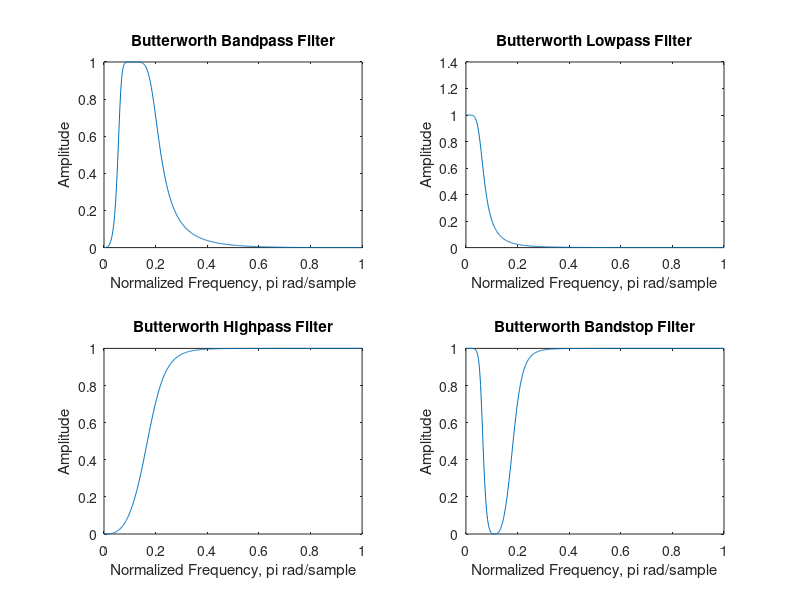
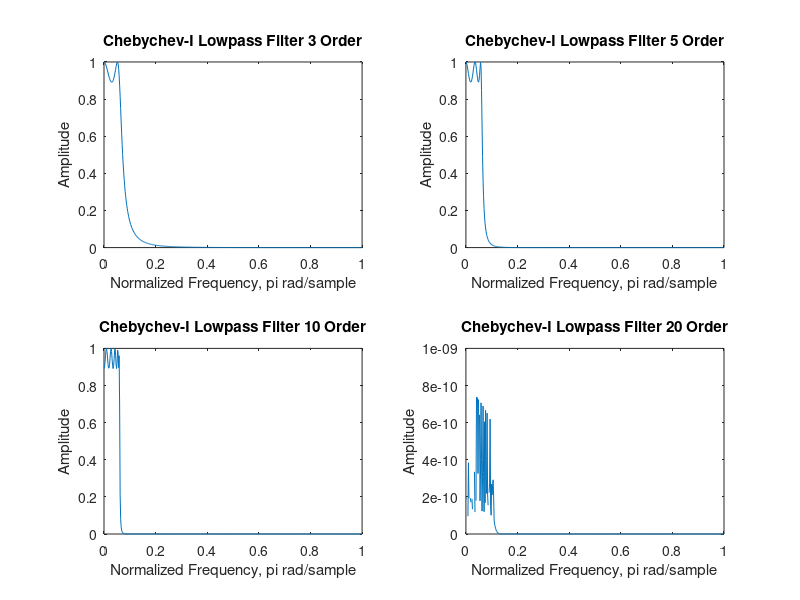
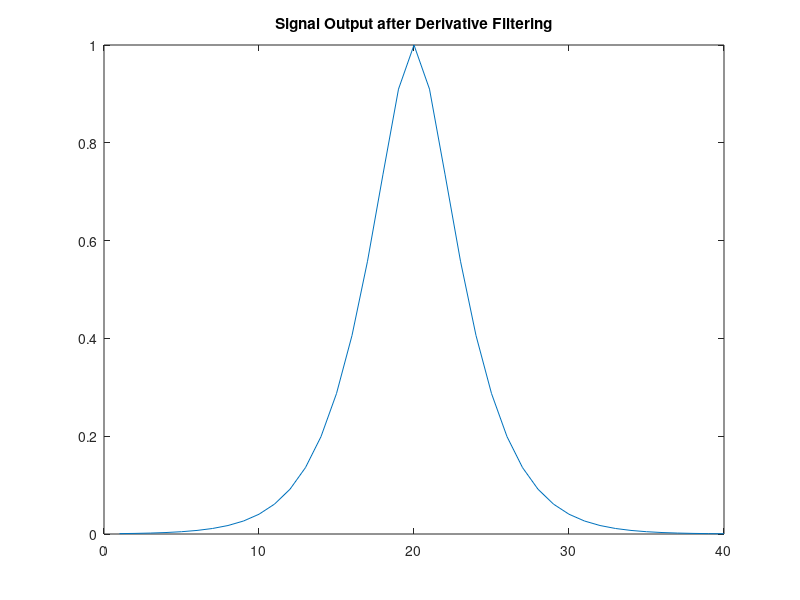
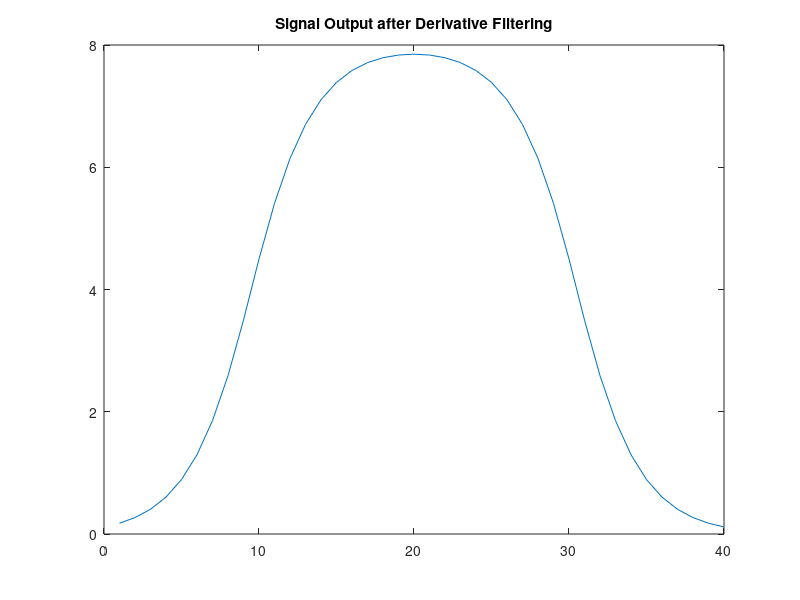

MATLAB code to generate these figures, in order: (Note: this script raises an error after producing the figures.)
%LAB 6 AND 7 DSP

% 1.

%Butter worth- BAND PASS

Sampfreq=1000;
InfCutFreq= 30;
SupCutFreq=100;
Wn=[InfCutFreq/(Sampfreq/2), SupCutFreq/(Sampfreq/2)];
[b, a] = butter(3, Wn);
[h,w]=freqz(b,a);

figure, subplot (2,2,1), plot(w./pi,abs(h))
title('Butterworth Bandpass Filter')
xlabel('Normalized Frequency, pi rad/sample')
ylabel('Amplitude')

% Lowpass
Wn=[InfCutFreq/(Sampfreq/2)];
[b, a] = butter(3, Wn);
[h,w]=freqz(b,a);

subplot (2,2,2), plot(w./pi,abs(h))
title('Butterworth Lowpass Filter')
xlabel('Normalized Frequency, pi rad/sample')
ylabel('Amplitude')

% Highpass
Wn=[SupCutFreq/(Sampfreq/2)];
[b, a] = butter(3, Wn,'high');
[h,w]=freqz(b,a);

subplot (2,2,3), plot(w./pi,abs(h))
title('Butterworth HIghpass Filter')
xlabel('Normalized Frequency, pi rad/sample')
ylabel('Amplitude')

% Stop-band
Wn=[InfCutFreq/(Sampfreq/2), SupCutFreq/(Sampfreq/2)];
[b, a] = butter(3, Wn,'stop');
[h,w]=freqz(b,a);

subplot (2,2,4), plot(w./pi,abs(h))
title('Butterworth Bandstop Filter')
xlabel('Normalized Frequency, pi rad/sample')
ylabel('Amplitude')

close ALL

%%%%%%% CHEBYCHEV %%%%%%%%
Sampfreq=1000;
InfCutFreq= 30;
SupCutFreq=100;
Wn=[InfCutFreq/(Sampfreq/2), SupCutFreq/(Sampfreq/2)];
[b, a] = cheby1(3,0.5, Wn);
[h,w]=freqz(b,a);

figure, subplot (2,2,1), plot(w./pi,abs(h))
title('Chebychev-I Bandpass Filter')
xlabel('Normalized Frequency, pi rad/sample')
ylabel('Amplitude')

% Lowpass
Wn=[InfCutFreq/(Sampfreq/2)];
[b, a] = cheby1(3, 0.5, Wn);
[h,w]=freqz(b,a);

subplot (2,2,2), plot(w./pi,abs(h))
title('Chebychev-I Lowpass Filter')
xlabel('Normalized Frequency, pi rad/sample')
ylabel('Amplitude')

% Highpass
Wn=[SupCutFreq/(Sampfreq/2)];
[b, a] = cheby1(3, 0.5, Wn,'high');
[h,w]=freqz(b,a);

subplot (2,2,3), plot(w./pi,abs(h))
title('Chebychev-I HIghpass Filter')
xlabel('Normalized Frequency, pi rad/sample')
ylabel('Amplitude')

% Stop-band
Wn=[InfCutFreq/(Sampfreq/2), SupCutFreq/(Sampfreq/2)];
[b, a] = cheby1(3, 0.5, Wn,'stop');
[h,w]=freqz(b,a);

subplot (2,2,4), plot(w./pi,abs(h))
title('Chebychev-I Bandstop Filter')
xlabel('Normalized Frequency, pi rad/sample')
ylabel('Amplitude')

% 1.2

close ALL

% Lowpass

Wn=[InfCutFreq/(Sampfreq/2)];
[b, a] = cheby1(3, 1, Wn);
[h,w]=freqz(b,a);

subplot (2,2,1), plot(w./pi,abs(h))
title('Chebychev-I Lowpass Filter 3 Order')
xlabel('Normalized Frequency, pi rad/sample')
ylabel('Amplitude')

% order 5
Wn=[InfCutFreq/(Sampfreq/2)];
[b, a] = cheby1(5, 1, Wn);
[h,w]=freqz(b,a);

subplot (2,2,2), plot(w./pi,abs(h))
title('Chebychev-I Lowpass Filter 5 Order')
xlabel('Normalized Frequency, pi rad/sample')
ylabel('Amplitude')

% order 10
Wn=[InfCutFreq/(Sampfreq/2)];
[b, a] = cheby1(10, 1, Wn);
[h,w]=freqz(b,a);

subplot (2,2,3), plot(w./pi,abs(h))
title('Chebychev-I Lowpass Filter 10 Order')
xlabel('Normalized Frequency, pi rad/sample')
ylabel('Amplitude')


% order 20
Wn=[InfCutFreq/(Sampfreq/2)];
[b, a] = cheby1(20, 1, Wn);
[h,w]=freqz(b,a);

subplot (2,2,4), plot(w./pi,abs(h))
title('Chebychev-I Lowpass Filter 20 Order')
xlabel('Normalized Frequency, pi rad/sample')
ylabel('Amplitude')

% Conclusion about CHEBYCHEV 
% Increasing the order of the filter, generates a much more 'straight'
% transition to the cutoff frequency (the slope is much pronounced).
% However, the 'ripple' is much more strong, thus deeper changes in
% the response are observed, which it is not desired. 
%Until a 10-order filter, the response is acceptable. However, increasing
%even more the order, perturbates stronger the response (the filter is not
%well designed). So, a compromise between 'ripple effect' and 'transition band' has to be balanced accpomplished.

% 2 Recursive filtering

%2.1 and 2.2
vec = zeros(1,40);
vec(1,20)=1;
alfa=0.5;
ConstA=exp(-alfa);

CasualY=zeros(1,40);
CasualY(1)=vec(1);
CasualY(2)=vec(2)+ ConstA*(alfa-1)*vec(1)+ 2*ConstA*(CasualY(1));

for (k=3:length(vec))
   CasualY(k)= vec(k) + ConstA*(alfa-1)*vec(k-1) + 2*ConstA*CasualY(k-1) - (ConstA^2)*CasualY(k-2);
    
end

AntiCasualY=zeros(1,40);
AntiCasualY(40)=0;
AntiCasualY(39)=vec(2)+ ConstA*(alfa-1)*vec(1)+ 2*ConstA*(CasualY(1));

for (k=(length(vec)-2):-1:1)
   AntiCasualY(k)= ConstA*(alfa+1)*vec(k+1)-(ConstA^2)*vec(k+2)+2*ConstA*AntiCasualY(k+1)-(ConstA^2)*AntiCasualY(k+2);
end

outputFilter= CasualY + AntiCasualY;
figure,plot(outputFilter)
title ('Signal Output after Derivative Filtering')

%The shifted dirac impulse has been smoothed. That means that the signal
%is now defined not only in just one value, but also in previous and
%posterior ones. The signal has now the same peak value, but with a upward
%and downward transition bands (positive (negative) slope before (after)
%the peak).

% 2.3 and 2.4 exercise 
vec= zeros(1,40);
vec(10:30)=1;

alfa=0.5;
ConstA=exp(-alfa);

CasualY=zeros(1,40);
CasualY(1)=vec(1);
CasualY(2)=vec(2)+ ConstA*(alfa-1)*vec(1)+ 2*ConstA*(CasualY(1));

for (k=3:length(vec))
   CasualY(k)= vec(k) + ConstA*(alfa-1)*vec(k-1) + 2*ConstA*CasualY(k-1) - (ConstA^2)*CasualY(k-2);
    
end

AntiCasualY=zeros(1,40);
AntiCasualY(40)=0;
AntiCasualY(39)=vec(2)+ ConstA*(alfa-1)*vec(1)+ 2*ConstA*(CasualY(1));

for (k=(length(vec)-2):-1:1)
   AntiCasualY(k)= ConstA*(alfa+1)*vec(k+1)-(ConstA^2)*vec(k+2)+2*ConstA*AntiCasualY(k+1)-(ConstA^2)*AntiCasualY(k+2);
end

outputFilter= CasualY + AntiCasualY;
figure,plot(outputFilter)
title ('Signal Output after Derivative Filtering')

% The rectangular window it is smoothed. It can be seen that the upward and
% downward slopes, that are completelly straight in the rect, now are
% less strong, with a transition band.


% 3 Canny-Deriche filtering

%Question 3
barb_im = imread('C:\Users\Ezequiel\Documents\DSP Lab\DSP-TP-1617\Lab6-7\images\barbara.gif');
case1 = zeros(size(barb_im)); 
case2 = zeros(size(barb_im)); 


for i = 1:size(barb_im, 2)
    image1 = barb_im(:,i);
    image1=image1';
    causal_resp= zeros(length(image1),1) ;
    causal_resp(1)=image1(1);
    causal_resp(2)=image1(2)+ ConstA*(alfa-1)*image1(1)+ 2*ConstA*(image1(1));
    for k = 3 : length(image1)
     causal_resp(k) = image1(k)+ConstA*(alfa-1)*image1(k-1) + 2*ConstA*causal_resp(k-1) - (ConstA^2)*causal_resp(k-2);
    end
    antiCausal_resp = zeros(length (image1),1) ;
    antiCausal_resp(length(image1))=0;
    antiCausal_resp(length(image1)-1)=image1(2)+ ConstA*(alfa-1)*image1(1)+ 2*ConstA*(antiCausal_resp(1));
    barbara_length = length(image1)-2 : -1 : 1 ;
    for k =  barbara_length
     antiCausal_resp(k) = ConstA*(alfa+1)*image1(k+1)-(ConstA^2)*image1(k+2)+2*ConstA*antiCausal_resp(k+1)-(ConstA^2)*antiCausal_resp(k+2);
    end
    response = causal_resp + antiCausal_resp;
    case1(:,i) = response;            
end
%figure, imshow (case1, [])

for k = 1:size(barb_im, 2)
    image2 = barb_im(k,:);
    causal_resp = zeros(length(image2),1) ;
    causal_resp(1)=image2(1);
    causal_resp(2)=image2(2)+ ConstA*(alfa-1)*image2(1)+ 2*ConstA*(image2(1));
    for l = 3 : length(image2)
     causal_resp(l) = image2(l)+ConstA*(alfa-1)*image2(l-1) + 2*ConstA*causal_resp(l-1) - (ConstA^2)*causal_resp(l-2);
    end
    antiCausal_resp = zeros(length(image2), 1);
    antiCausal_resp(length(image2))=0;
    antiCausal_resp(length(image2)-1)=image(2)+ ConstA*(alfa-1)*vec(1)+ 2*ConstA*(antiCausal_resp(1));
    b_length = length(image2)-2 : -1 : 1;
    for l=  b_length 
     antiCausal_resp(l) = ConstA*(alfa+1)*image2(l+1)-(ConstA^2)*image2(l+2)+2*ConstA*antiCausal_resp(l+1)-(ConstA^2)*antiCausal_resp(l+2);
    end
    response2 = causal_resp + antiCausal_resp;
    case2(k,:) = response2;   
end

figure, subplot (1,2,1), imshow (case1, [])
subplot (1,2,2), imshow (case2, [])

